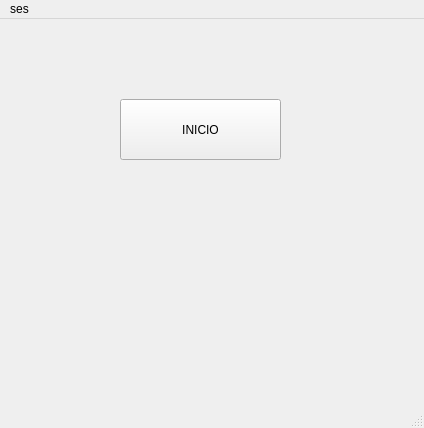
<?xml version="1.0" encoding="UTF-8"?>
<ui version="4.0">
 <class>MainWindow</class>
 <widget class="QMainWindow" name="MainWindow">
  <property name="geometry">
   <rect>
    <x>0</x>
    <y>0</y>
    <width>424</width>
    <height>428</height>
   </rect>
  </property>
  <property name="windowTitle">
   <string>MainWindow</string>
  </property>
  <widget class="QWidget" name="centralwidget">
   <widget class="QPushButton" name="pushButton">
    <property name="geometry">
     <rect>
      <x>120</x>
      <y>80</y>
      <width>161</width>
      <height>61</height>
     </rect>
    </property>
    <property name="text">
     <string>INICIO</string>
    </property>
   </widget>
  </widget>
  <widget class="QMenuBar" name="menubar">
   <property name="geometry">
    <rect>
     <x>0</x>
     <y>0</y>
     <width>424</width>
     <height>28</height>
    </rect>
   </property>
   <widget class="QMenu" name="menuses">
    <property name="title">
     <string>ses</string>
    </property>
   </widget>
   <addaction name="menuses"/>
  </widget>
  <widget class="QStatusBar" name="statusbar"/>
 </widget>
 <resources/>
 <connections/>
</ui>
